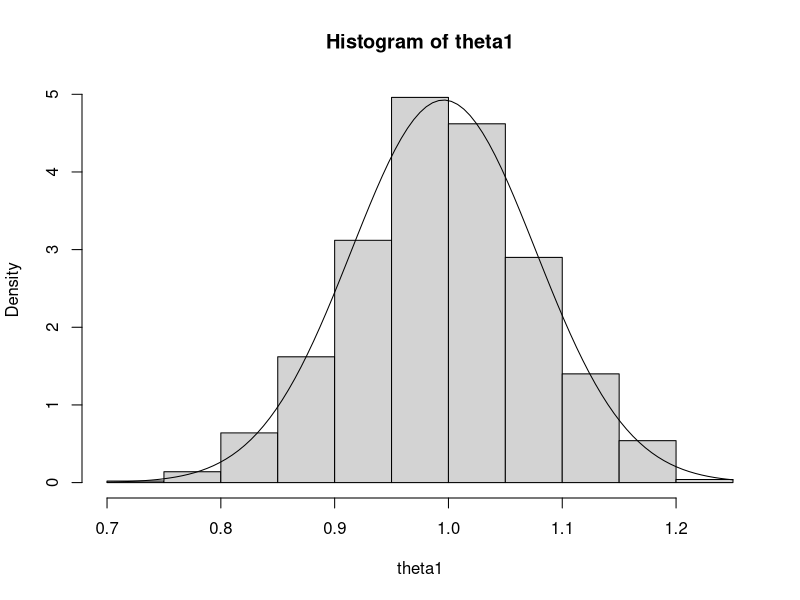
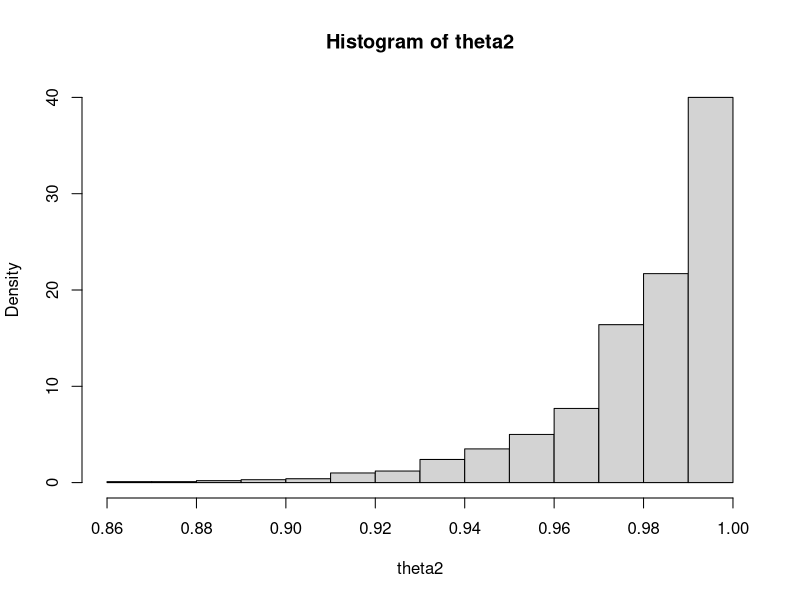
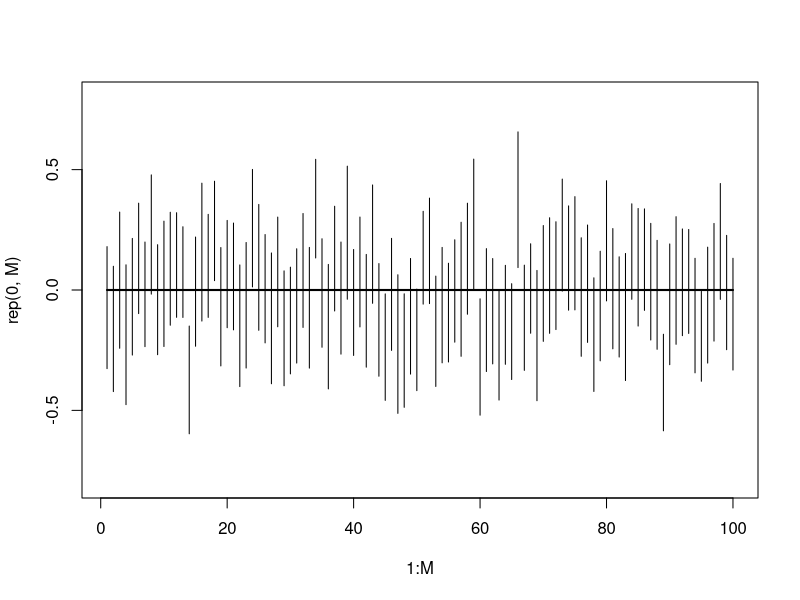

Write the R code that produced these figures, in order.
n<-50
theta1<- c()
theta2<-c()

for (i in 1:1000){
  X<-runif(n,0,1)
  MEAN<-mean(X)
  theta1<-c(theta1, 2*MEAN)
  theta2<-c(theta2, max(X))
}

theta3<-(n+1)/n*theta2

#-sprawdzian
srednia_probkowa_thety<-mean(theta1)
(var(theta1))^1/2

hist(theta1,freq = F)
curve(dnorm(x,srednia_probkowa_thety,(var(theta1))^(1/2)),add=T)
?dnorm
#-koniec sprawdzianu

bias<-c(mean(theta1)-1,mean(theta2)-1,mean(theta3)-1 )
v<-c(var(theta1), var(theta2), var(theta3))
mse<-c(v[1]+bias[1]^2,v[2]+bias[2]^2,v[3]+bias[3]^2)

hist(theta2, freq=F)



#-----------zadanie 3.5
n<-50
alpha<-0.10
x<-rnorm(n,0,1)
#---------przedzial ufnosci


a<-mean(x)-qt(1-alpha/2,n-1)*sd(x)/sqrt(n)
b<-mean(x)+qt(1-alpha/2,n-1)*sd(x)/sqrt(n)
print(list(a,b))

#--------funkcja t.test
t.test(x,conf.level=1-alpha)$conf.int
test<-t.test(x,conf.level=1-alpha)
c(test$conf.int)

inside<-c()
for (i in 1:1000){
  X<-rnorm(n,0,1)
  przedzial<-c(t.test(X,conf.level=1-alpha)$conf.int)
  b<-0>=przedzial[1] & 0<=przedzial[2]
  inside<-c(inside,b)
}
inside<-inside*1
inside
mean(inside)


#---
M<-100
plot(1:M,rep(0,M),ylim=c(-0.8,0.8),lwd=2,type="l")

inside2<-c()
for (i in 1:M){
  X<-rnorm(n,0,1)
  przedzial<-c(t.test(X,conf.level=1-alpha)$conf.int)
  polygon(c(i,i),c(przedzial[1],przedzial[2]))
  b<-0>=przedzial[1] & 0<=przedzial[2]
  inside2<-c(inside2,b)
}
inside2<-inside2*1
inside2
mean(inside2)


#----------Zadanie-4------
respondenci<-578
n<-1014
?prop.test()
?binom.test()

prop.test(578,1014)
binom.test(578,1014)
